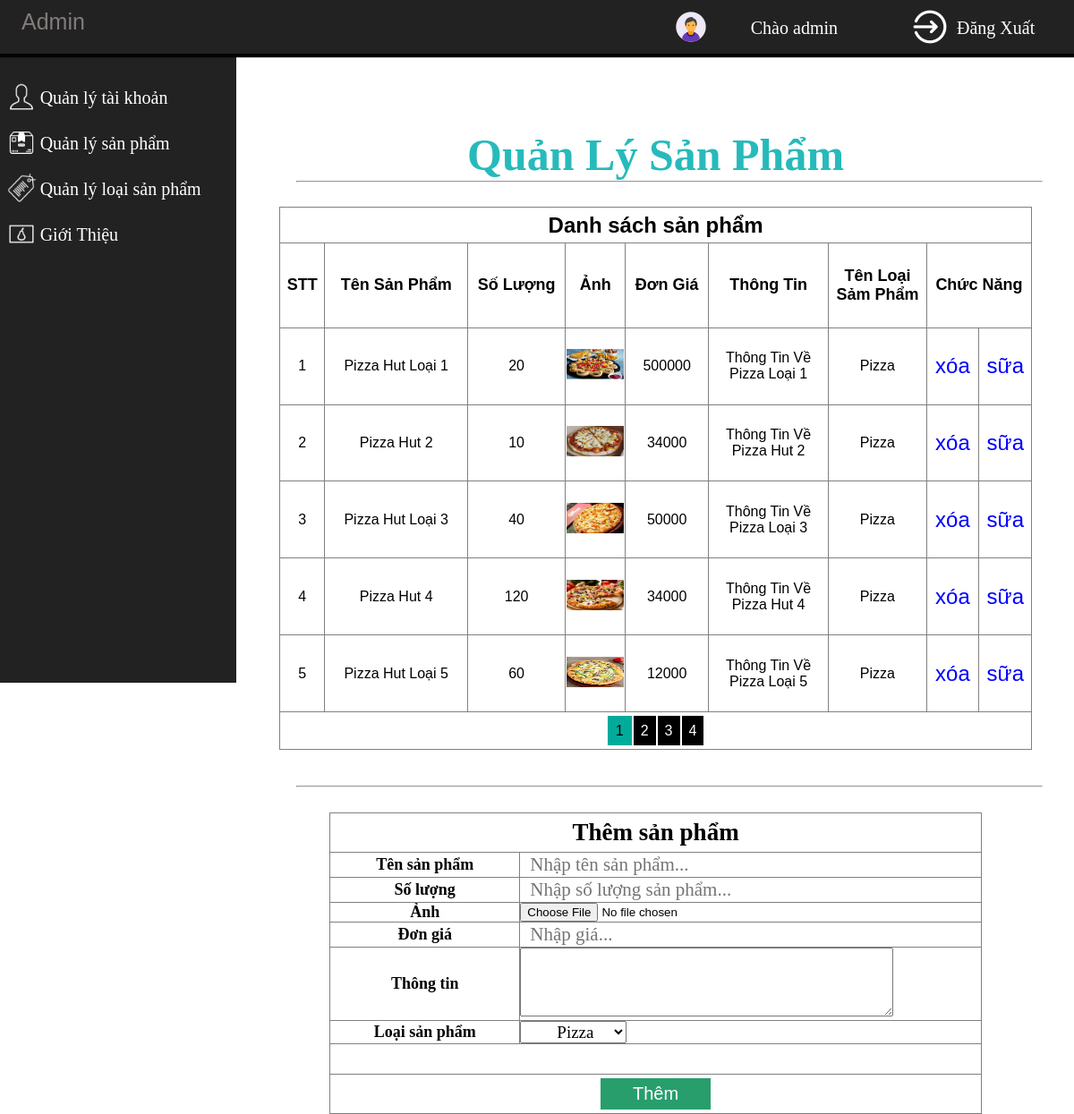
Screenshot of /admin/page/managerPage.php?Ma=quanlysanpham (signed in) with the database file from the repository.
### tables this page shows
CREATE TABLE `sanpham` (
  `MaSanPham` int(11) NOT NULL,
  `TenSanPham` text NOT NULL,
  `SoLuong` int(11) NOT NULL,
  `Anh` text NOT NULL,
  `DonGia` decimal(10,0) NOT NULL,
  `ThongTin` text NOT NULL,
  `MaLoaiSP` int(11) NOT NULL
);

CREATE TABLE `loaisp` (
  `MaLoaiSP` int(11) NOT NULL,
  `TenLoai` text NOT NULL,
  `MoTa` text NOT NULL
);

### admin/layout/right/QuanLySanPham.php (the view, shortened to what this page needs)
<?php
	$Page=(isset($_GET['Page']))?$_GET['Page']:0;
		$SoLuongSanPham=5;
		$SanPhamBatDau = $Page*$SoLuongSanPham;
		$LaySanPham = 'SELECT s.*, l.* FROM sanpham s, loaisp l WHERE s.MaLoaiSP = l.MaLoaiSP LIMIT '.$SanPhamBatDau.' , '.$SoLuongSanPham;
		$TruyVanLaySP = mysql_query($LaySanPham) or die("QR WRONG!");
		$TongSoLuongSanPham = mysql_num_rows(mysql_query('SELECT * FROM sanpham'));
		$TongSoTrang = $TongSoLuongSanPham/$SoLuongSanPham;
		$dsTrang="";
		for($i=0;$i<$TongSoTrang;$i++){
			$SoTrang = $i+1;
			if($i!=$Page){
				$dsTrang.="<a class='divTrang' href='".$_SERVER['PHP_SELF']."?Ma=quanlysanpham&Page=".$i."'>".$SoTrang."</a>";
			}else{
				$dsTrang.= "<span class='active'>$SoTrang</span>";
			}
		}
		$sql ="SELECT * FROM loaisp";
		$qr = mysql_query($sql) or die("Truy van khong thuc hien");
?>
<div class="manager-content-right-container">
  <div class="product-manager-container">
   	<h1 class="product-manager-title">Quản Lý Sản Phẩm</h1>
        <hr>
        <form action="managerPage.php" method="post">
          <table width="76%" border="1" id="tbl-product">
              <tr>
                <td colspan="9" class="tbl-product-title"><div align="center">Danh sách sản phẩm</div></td>
                </tr>
              <tr>
                <td class="tbl-product-th" width="6%"><div align="center">STT</div></td>
                <td class="tbl-product-th" width="19%"><div align="center">Tên Sản Phẩm</div></td>
                <td class="tbl-product-th" width="13%"><div align="center">Số Lượng</div></td>
                <td class="tbl-product-th" width="8%"><div align="center">Ảnh</div></td>
                <td class="tbl-product-th" width="11%"><div align="center">Đơn Giá</div></td>
                <td class="tbl-product-th" width="16%"><div align="center">Thông Tin</div></td>
                <td class="tbl-product-th" width="13%"><div align="center">Tên Loại Sảm Phẩm</div></td>
                <td class="tbl-product-th" colspan="2"><div align="center">Chức Năng</div></td>
                </tr>
                <?php
					$i=0;
                	while($col=mysql_fetch_array($TruyVanLaySP)){
						$img = $col['Anh'];
						$i++;
				?>
              <tr>
                <td><div align="center"><?php echo $i;?></div></td>
                <td><div align="center"><?php echo $col['TenSanPham']?></div></td>
                <td><div align="center"><?php echo $col['SoLuong']?></div></td>
                <td class="tbl-product-img"><div align="center"><img src="../../page/HinhSP/<?php echo $img;?>"></div></td>
                <td><div align="center"><?php echo $col['DonGia'];?></div></td>
                <td><div align="center"><?php echo $col['ThongTin'];?></div></td>
                <td><div align="center"><?php echo $col['TenLoai'];?></div></td>
                <td width="7%"><div align="center"><a class="link-product" href="../layout/xuly.php?MaXoaSP=<?php echo $col['MaSanPham']?>&Page=<?php echo $Page;?>">xóa</a></div></td>
                <td width="7%"><div align="center"><a class="link-product" href="managerPage.php?Ma=quanlysanpham&MaSuaSP=<?php echo $col['MaSanPham']?>">sữa</a></div></td>
              </tr>
              <?php
					}
			  ?>
              <tr>
                <td colspan="9"><div align="center"><?php echo $dsTrang;?></div></td>
                </tr>
            </table>
            </form>
            <hr>
            <form action="../layout/xuly.php" method="post" enctype="multipart/form-data">
           		<table width="408" border="1" class="tbl-product-add">
                  <tr>
                    <td colspan="2" class="tbl-ProductAdd-title"><div align="center">Thêm sản phẩm</div></td>
                  </tr>
                  <tr>
                    <td width="171" class="tbl-product-th">
                    	<div align="center">
                        	Tên sản phẩm
                        </div>
                    </td>
                    <td width="109" class="tbl-ProductAdd-input">
                    	<input type="text" name="txtNameProduct" required="required" placeholder="Nhập tên sản phẩm..." value="<?php echo $_SESSION['TenSanPham'];?>" />
                    </td>
                  </tr>
                  <tr>
                    <td class="tbl-product-th">
                    	<div align="center">
                        	Số lượng
                        </div>
                    </td>
                    <td class="tbl-ProductAdd-input">
                    	<input type="text" name="txtNumberProduct" required="required" placeholder="Nhập số lượng sản phẩm..."  value="<?php echo $_SESSION['SoLuong'];?>"/>
                    </td>
                  </tr>
                  <tr>
                    <td class="tbl-product-th">
                    	<div align="center">
                        	Ảnh
                       	</div>
                    </td>
                    <td class="tbl-ProductAdd-img">
                    	<input type="file" name="imgProduct" required="required" value="<?php echo $_SESSION['Anh'];?>" />
                    </td>
                  </tr>
                  <tr>
                    <td class="tbl-product-th">
                    	<div align="center">
                        	Đơn giá
                        </div>
                    </td>
                    <td class="tbl-ProductAdd-input">
                    	<input type="text" name="txtPriceProduct" required="required"  placeholder="Nhập giá..." value="<?php echo $_SESSION['DonGia'];?>"/>
                    </td>
                  </tr>
                  <tr>
                    <td class="tbl-product-th">
                    	<div align="center">
                        	Thông tin
                        </div>
                   	</td>
                    <td class="tbl-ProductAdd-text">
                    	<textarea name="txtInfoProduct" cols="50" rows="5" placeholder="Nhập mô tả sản phẩm...">
                            	<?php echo $_SESSION['ThongTin'];?>
                        </textarea>
                    </td>
                  </tr>
                  <tr>
                    <td class="tbl-product-th">
                    	<div align="center">
                    		Loại sản phẩm
                    	</div>
                    </td>
                    <td>
                    	<select name="selTypeProduct" class="selTypeProduct">
                            <?php
								while($col2=mysql_fetch_array($qr)){
									$compare = $col2['MaLoaiSP'];
									if($_SESSION['LoaiMaSP']==$compare){
                            ?>
                            			<option value="<?php echo $col2['MaLoaiSP']?>" selected="selected"><?php echo $col2['TenLoai']?></option>
                            <?php
									}else{
							?>
                            	<option value="<?php echo $col2['MaLoaiSP']?>"><?php echo $col2['TenLoai']?></option>
                            <?php
									}
								}
							?>
                        </select>
                    </td>
                  </tr>
                  <tr>
                    <td height="33" colspan="2" class="txtTB">
                    </td>
                  </tr>
                  <tr>
                    <td colspan="2" class="tbl-ProductAdd-btn">
                    	<div align="center">
                        	<input type="submit" name="btn-addProduct" value="Thêm">
                        </div>
                    </td>
                  </tr>
                </table>
            </form>
    </div>
</div>

### admin/css/styel_admin.css (style rules this page uses)
* { margin: 0px; padding: 0px; }
.manager-content-right-container { width: 100%; height: 500px; position: relative; }
.product-manager-container { width: 100%; height: auto; position: relative; }
td.tbl-product-img img { width: 97%; height: 34px; }
h1.product-manager-title { text-align: center; margin: 29px 0px 14px 0px; font-family: serif; }
.product-manager-container hr { width: 89%; margin-left: 7%; }
table#tbl-product { width: 90%; margin: 27px auto 40px auto; border-collapse: collapse; height: 607px; font-family: sans-serif; }
td.tbl-product-th { font-size: 18px; font-weight: bolder; }
a.divTrang { background-color: black; color: #fff; padding: 8px; text-decoration: none; margin: 0px 1px 0px 1px; }
span.active { padding: 8px 9px 8px 9px; background-color: #01ab9b; margin: 0px 1px 0px 1px; }
td.tbl-product-title { height: 39px; font-family: inherit; font-size: 24px; font-weight: bold; }
a.link-product { text-decoration: none; color: blue; font-size: 24px; }
table.tbl-product-add { width: 78%; margin: 3% auto 3% auto; border-collapse: collapse; font-family: initial; height: 264px; }
td.tbl-ProductAdd-input input[type="text"] { width: 97%; height: 27px; font-size: 21px; padding-left: 11px; font-family: initial; border:0px; }
select.selTypeProduct { width: 23%; padding-left: 7%; font-size: 19px; font-family: -webkit-pictograph; }
td.tbl-ProductAdd-title { height: 43px; font-size: 27px; font-weight: bold; }
td.tbl-ProductAdd-btn input[type="submit"] { width: 17%; height: 35px; border: 0px; background-color: #289e6d; color: #fff; font-size: 20px; margin: 4px 0px 4px 0px; }
.manager-content-right-container h1 { text-align: center; font-size: 50px; font-family: inherit; width: 65%; margin: 80px auto 0px auto; color: #27babb; }

### rows the page displays
sanpham: TenSanPham "Pizza Hut Loại 1", SoLuong "20", Anh (picture), DonGia "500000", ThongTin "Thông Tin Về Pizza Loại 1", MaLoaiSP.TenLoai "Pizza"
sanpham: TenSanPham "Pizza Hut 2", SoLuong "10", Anh (picture), DonGia "34000", ThongTin "Thông Tin Về Pizza Hut 2", MaLoaiSP.TenLoai "Pizza"
sanpham: TenSanPham "Pizza Hut Loại 3", SoLuong "40", Anh (picture), DonGia "50000", ThongTin "Thông Tin Về Pizza Loại 3", MaLoaiSP.TenLoai "Pizza"
sanpham: TenSanPham "Pizza Hut 4", SoLuong "120", Anh (picture), DonGia "34000", ThongTin "Thông Tin Về Pizza Hut 4", MaLoaiSP.TenLoai "Pizza"
sanpham: TenSanPham "Pizza Hut Loại 5", SoLuong "60", Anh (picture), DonGia "12000", ThongTin "Thông Tin Về Pizza Loại 5", MaLoaiSP.TenLoai "Pizza"

### other values shown
$_SESSION['id'] "admin"
$SoTrang "1"
$SoTrang "2"
$SoTrang "3"
$SoTrang "4"
form field selTypeProduct "Pizza"
